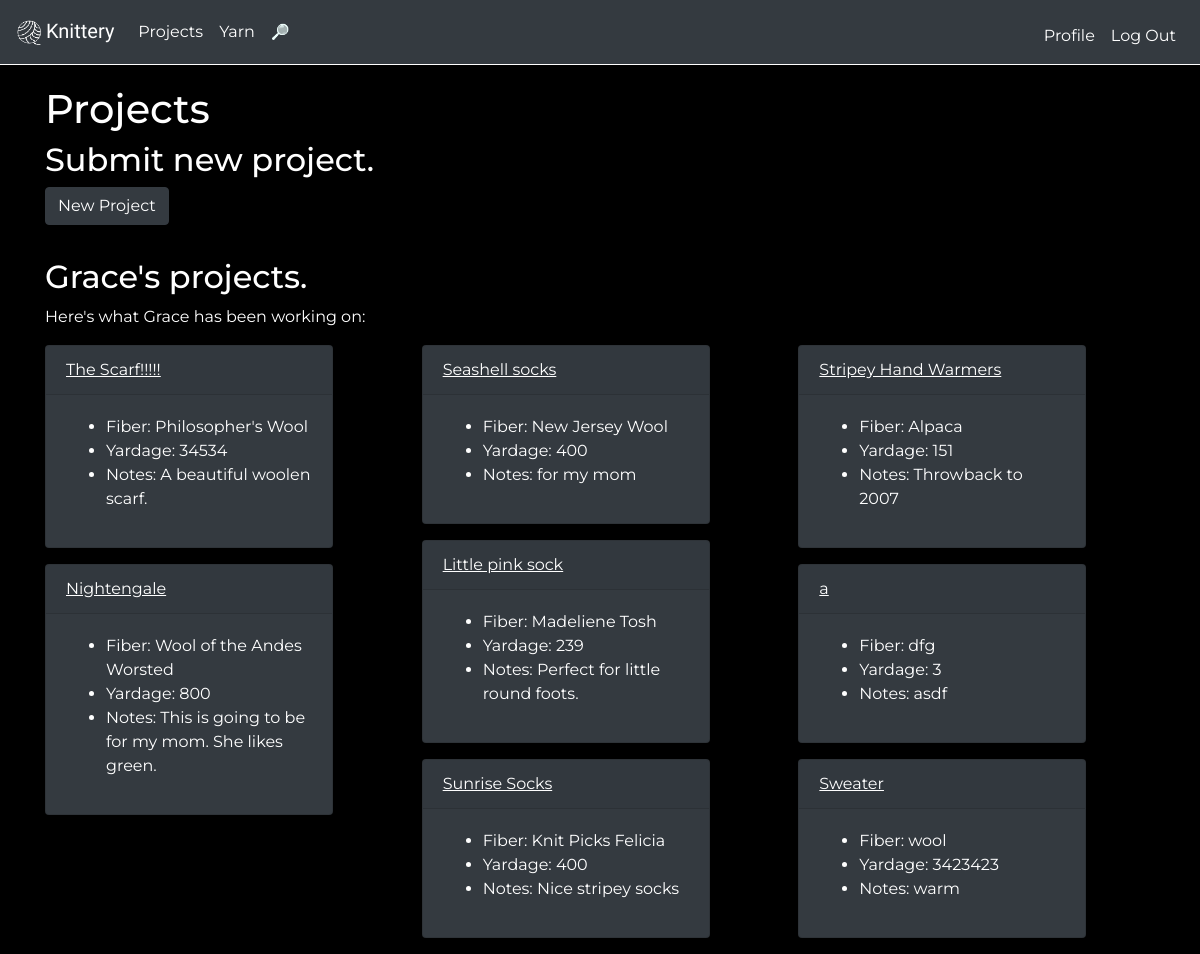
/projects/Grace (signed in), run on an earlier commit of the app's database.
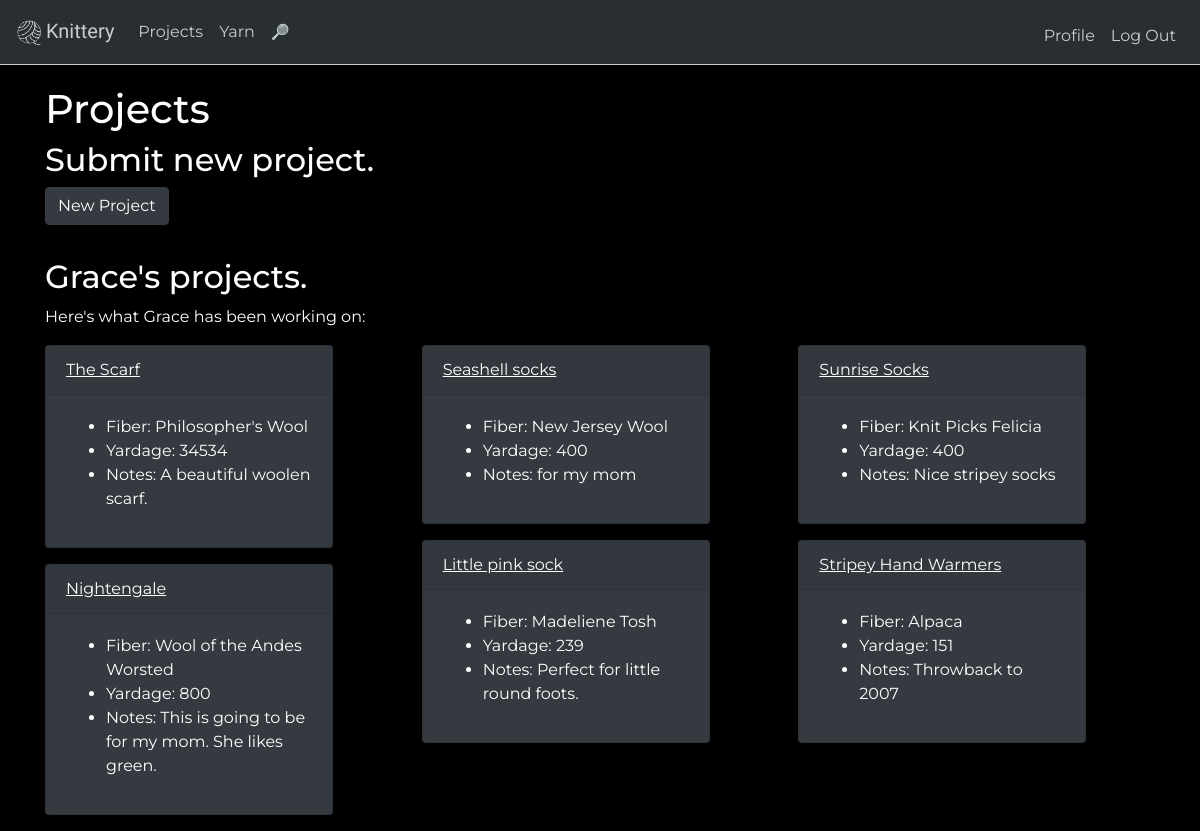
And on a later commit of the database.
### tables this page shows
CREATE TABLE "users" (
	"id"	integer NOT NULL,
	"name"	text,
	"about_me"	text,
	"years_knitting"	integer,
	"favorite_color"	text,
	"password"	text,
	"pic"	text NOT NULL DEFAULT '/static/profilepics/default.png',
	"hash"	TEXT,
	PRIMARY KEY("id" AUTOINCREMENT)
);

CREATE TABLE "projects" (
	"id"	integer NOT NULL,
	"user_id"	integer NOT NULL,
	"yarn"	,
	"yardage"	,
	"notes"	,
	"name"	text,
	"image"	TEXT NOT NULL DEFAULT '/static/profilepics/default.png',
	PRIMARY KEY("id" AUTOINCREMENT)
);

### application.py (the view, shortened to what this page needs)
@app.route("/projects/<user>", methods=["GET", "POST"])
def projects(user):
    user_id = getId(user)
    c_userid = getId(session["user"])
    if request.method == "GET":
        rows = db.execute("SELECT name, yarn, yardage, notes, user_id FROM projects WHERE user_id = :id", id = user_id)
        return render_template("projects.html", rows=rows, user=user)

### application.py (called while the page is built)
def getId(user):
    currentuser = user
    profile = db.execute("SELECT * FROM users WHERE name = :name",
    name=currentuser)
    currentuser_id=profile[0]["id"]
    return currentuser_id

### templates/projects.html (shortened to what this page needs)
{% extends "layout.html" %}
{% block main %}
<h1>Projects</h1>
  {% if session.user==user %}
<h2>Submit new project.</h2>
  <a class="btn btn-dark" data-toggle="collapse" href="#newProject" role="button" aria-expanded="false" aria-controls="multiCollapseExample1">New Project</a>
    <br>
    <hr></hr>
    {% endif %}
<h2>{{ user }}'s projects.</h2>
<p>Here's what {{ user }} has been working on:</p>
<div class="card-columns">
{% for row in rows %}
<div class="card text-white bg-dark mb-3" style="max-width: 18rem;">
  <div class="card-header"><a href="/projects/{{ user }}/{{ row["name"] }}">{{ row["name"] }}</a></div>
  <div class="card-body">
    <ul>
    <li class>Fiber: {{ row["yarn"] }}</li>
    <li class>Yardage: {{ row["yardage"] }}</li>
    <li class>Notes: {{ row["notes"] }}</li>
  </ul>
  </div>
  </div>
{% endfor %}
{% endblock %}

### templates/layout.html (shortened to what this page needs)
<!DOCTYPE html>
<html lang="en">
<head>
	<link href="https://maxcdn.bootstrapcdn.com/bootstrap/4.1.3/css/bootstrap.min.css" rel="stylesheet">
        <link href="/static/styles.css" rel="stylesheet">
</head>
<body>
<nav class="navbar navbar-expand-lg navbar-dark bg-dark">
  <a class="navbar-brand" href="/"><img src="/static/logo.png" width="30" padding="2" class="sitelogo"><span class="knitterylogo">Knittery</span></a>
  <div class="collapse navbar-collapse" id="navbarSupportedContent">
    <ul class="navbar-nav mr-auto">
  {% if session.user %}
      <li class="nav-item">
        <a class="nav-link" href="/projects/{{ session["user"] }}">Projects</a>
      </li>
        <li class="nav-item">
        <a class="nav-link" href="/yarn/{{ session["user"] }}">Yarn</a>
      </li>
        <li class="nav-item">
        <a class="nav-link" href="/search"><span class="icon searchicon">🔎</span></a>
      </li>
    {% endif %}
    </ul>
    <ul class="navbar-nav ml-auto mt-2">
        {% if session.user %}
        <li class="nav-item"><a class="nav-link" href="/profile/{{ session["user"] }}">Profile</a></li>
        <li class="nav-item"><a class="nav-link" href="/logout">Log Out</a></li>
        {% else %}
        <li class="nav-item"><a class="nav-link" href="/register">Register</a></li>
        <li class="nav-item"><a class="nav-link" href="/login">Log In</a></li>
        {% endif %}
    </ul>
  </div>
</nav>
	<main class="container">
		{% block main %}{% endblock %}
	</main>
</body>
</html>

### static/styles.css (style rules this page uses)
.navbar { opacity: 0.8; transition: opacity 1s; border-bottom: 1px solid white; }
.navbar .nav-link { color: white !important; }
body, html { height: 100% }
.knitterylogo { font-family: 'Bungee Shade', cursive; }
body { background-color: black; color: white; font-family: 'Montserrat', sans-serif; }
.card { display:inline-block; }
.card a { color: white; text-decoration: underline; }
.sitelogo { border-radius: 50%; -webkit-transition: -webkit-transform .8s ease-in-out; transition: transform .8s ease-in-out; }
.searchicon { color: transparent; background: #EDFDFB; background-clip: text; -webkit-background-clip: text; font-size: 15px; }
.container { padding-top: 20px; }

What changed in the data, as far as the page shows it:
removed projects: name "a", yarn "dfg", yardage "3", notes "asdf"
removed projects: name "Sweater", yarn "wool", yardage "3423423", notes "warm"
changed projects "Philosopher's Wool": name "The Scarf!!!!!" → "The Scarf"
